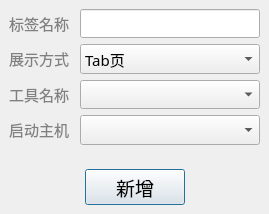
<?xml version="1.0" encoding="UTF-8"?>
<ui version="4.0">
 <class>AddToolDialog</class>
 <widget class="QDialog" name="AddToolDialog">
  <property name="geometry">
   <rect>
    <x>0</x>
    <y>0</y>
    <width>269</width>
    <height>214</height>
   </rect>
  </property>
  <property name="windowTitle">
   <string>新增工具画面</string>
  </property>
  <layout class="QVBoxLayout" name="verticalLayout">
   <property name="leftMargin">
    <number>0</number>
   </property>
   <property name="topMargin">
    <number>0</number>
   </property>
   <property name="rightMargin">
    <number>0</number>
   </property>
   <property name="bottomMargin">
    <number>0</number>
   </property>
   <item>
    <layout class="QGridLayout" name="gridLayout">
     <property name="leftMargin">
      <number>9</number>
     </property>
     <property name="topMargin">
      <number>9</number>
     </property>
     <property name="rightMargin">
      <number>9</number>
     </property>
     <property name="bottomMargin">
      <number>9</number>
     </property>
     <item row="1" column="1" colspan="2">
      <widget class="QComboBox" name="comboBoxDisplayMode">
       <property name="minimumSize">
        <size>
         <width>180</width>
         <height>25</height>
        </size>
       </property>
       <property name="font">
        <font>
         <family>黑体</family>
         <pointsize>11</pointsize>
        </font>
       </property>
       <item>
        <property name="text">
         <string>Tab页</string>
        </property>
       </item>
       <item>
        <property name="text">
         <string>弹窗</string>
        </property>
       </item>
      </widget>
     </item>
     <item row="0" column="0">
      <widget class="QLabel" name="label">
       <property name="font">
        <font>
         <family>黑体</family>
         <pointsize>11</pointsize>
        </font>
       </property>
       <property name="text">
        <string>&lt;html&gt;&lt;head/&gt;&lt;body&gt;&lt;p&gt;&lt;span style=&quot; color:#808080;&quot;&gt;标签名称&lt;/span&gt;&lt;/p&gt;&lt;/body&gt;&lt;/html&gt;</string>
       </property>
      </widget>
     </item>
     <item row="2" column="1" colspan="2">
      <widget class="QComboBox" name="comboBoxToolNames">
       <property name="minimumSize">
        <size>
         <width>180</width>
         <height>25</height>
        </size>
       </property>
       <property name="font">
        <font>
         <family>黑体</family>
         <pointsize>11</pointsize>
        </font>
       </property>
      </widget>
     </item>
     <item row="3" column="1" colspan="2">
      <widget class="QComboBox" name="comboBoxHost">
       <property name="minimumSize">
        <size>
         <width>180</width>
         <height>25</height>
        </size>
       </property>
       <property name="font">
        <font>
         <family>黑体</family>
         <pointsize>11</pointsize>
        </font>
       </property>
      </widget>
     </item>
     <item row="3" column="0">
      <widget class="QLabel" name="label_5">
       <property name="font">
        <font>
         <family>黑体</family>
         <pointsize>11</pointsize>
        </font>
       </property>
       <property name="text">
        <string>&lt;html&gt;&lt;head/&gt;&lt;body&gt;&lt;p&gt;&lt;span style=&quot; color:#808080;&quot;&gt;启动主机&lt;/span&gt;&lt;/p&gt;&lt;/body&gt;&lt;/html&gt;</string>
       </property>
      </widget>
     </item>
     <item row="2" column="0">
      <widget class="QLabel" name="label_3">
       <property name="minimumSize">
        <size>
         <width>65</width>
         <height>0</height>
        </size>
       </property>
       <property name="maximumSize">
        <size>
         <width>65</width>
         <height>16777215</height>
        </size>
       </property>
       <property name="font">
        <font>
         <family>黑体</family>
         <pointsize>11</pointsize>
        </font>
       </property>
       <property name="text">
        <string>&lt;html&gt;&lt;head/&gt;&lt;body&gt;&lt;p&gt;&lt;span style=&quot; color:#808080;&quot;&gt;工具名称&lt;/span&gt;&lt;/p&gt;&lt;/body&gt;&lt;/html&gt;</string>
       </property>
      </widget>
     </item>
     <item row="1" column="0">
      <widget class="QLabel" name="label_2">
       <property name="minimumSize">
        <size>
         <width>65</width>
         <height>0</height>
        </size>
       </property>
       <property name="maximumSize">
        <size>
         <width>65</width>
         <height>16777215</height>
        </size>
       </property>
       <property name="font">
        <font>
         <family>黑体</family>
         <pointsize>11</pointsize>
        </font>
       </property>
       <property name="text">
        <string>&lt;html&gt;&lt;head/&gt;&lt;body&gt;&lt;p&gt;&lt;span style=&quot; color:#808080;&quot;&gt;展示方式&lt;/span&gt;&lt;/p&gt;&lt;/body&gt;&lt;/html&gt;</string>
       </property>
      </widget>
     </item>
     <item row="0" column="1" colspan="2">
      <widget class="QLineEdit" name="lineEditTabName">
       <property name="minimumSize">
        <size>
         <width>180</width>
         <height>25</height>
        </size>
       </property>
       <property name="font">
        <font>
         <family>黑体</family>
         <pointsize>11</pointsize>
        </font>
       </property>
      </widget>
     </item>
    </layout>
   </item>
   <item>
    <layout class="QHBoxLayout" name="horizontalLayout">
     <property name="leftMargin">
      <number>9</number>
     </property>
     <property name="topMargin">
      <number>9</number>
     </property>
     <property name="rightMargin">
      <number>9</number>
     </property>
     <property name="bottomMargin">
      <number>9</number>
     </property>
     <item>
      <spacer name="horizontalSpacer">
       <property name="orientation">
        <enum>Qt::Horizontal</enum>
       </property>
       <property name="sizeHint" stdset="0">
        <size>
         <width>40</width>
         <height>20</height>
        </size>
       </property>
      </spacer>
     </item>
     <item>
      <widget class="QPushButton" name="btnAdd">
       <property name="minimumSize">
        <size>
         <width>100</width>
         <height>35</height>
        </size>
       </property>
       <property name="font">
        <font>
         <family>黑体</family>
         <pointsize>14</pointsize>
        </font>
       </property>
       <property name="text">
        <string>新增</string>
       </property>
      </widget>
     </item>
     <item>
      <spacer name="horizontalSpacer_2">
       <property name="orientation">
        <enum>Qt::Horizontal</enum>
       </property>
       <property name="sizeHint" stdset="0">
        <size>
         <width>40</width>
         <height>20</height>
        </size>
       </property>
      </spacer>
     </item>
    </layout>
   </item>
  </layout>
 </widget>
 <resources/>
 <connections/>
</ui>
